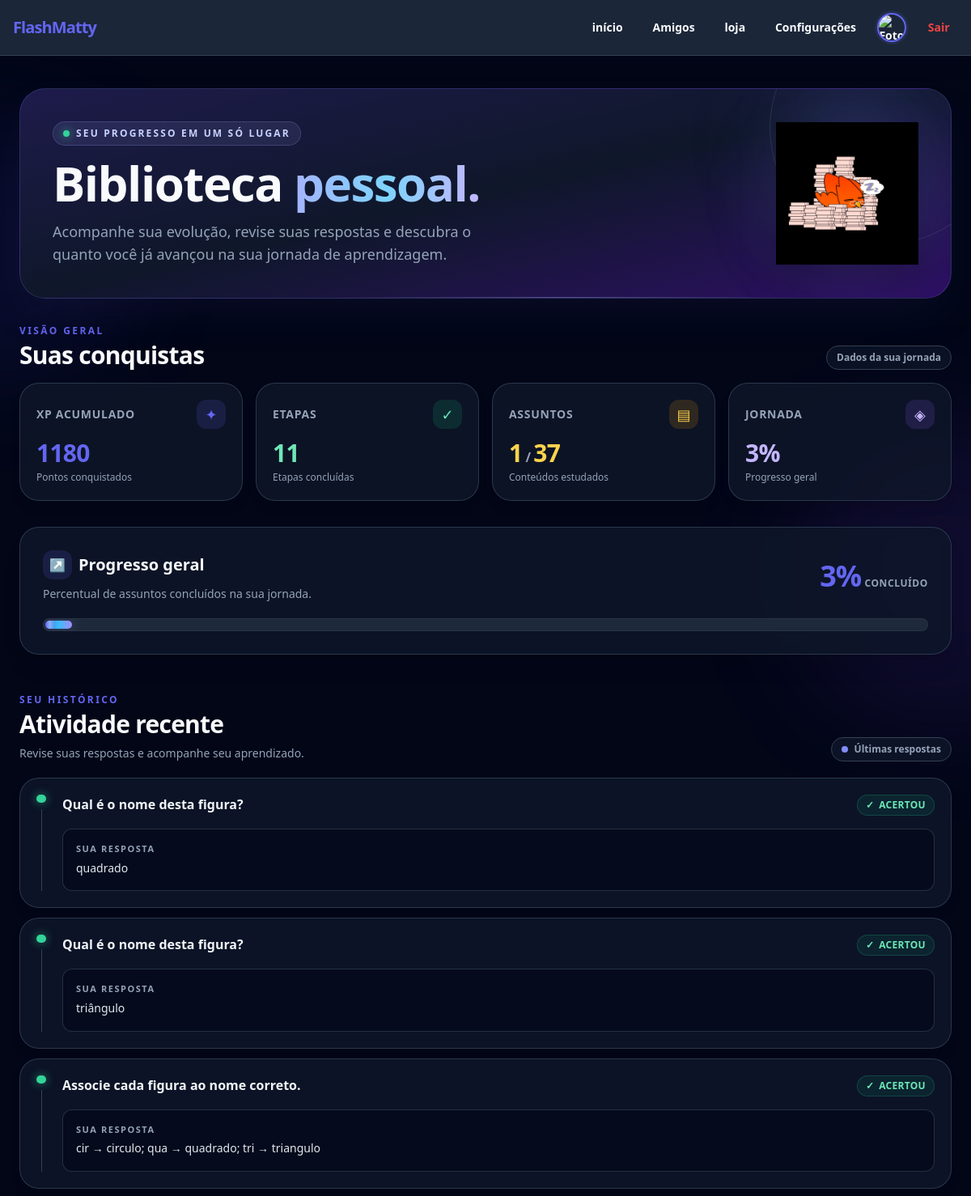
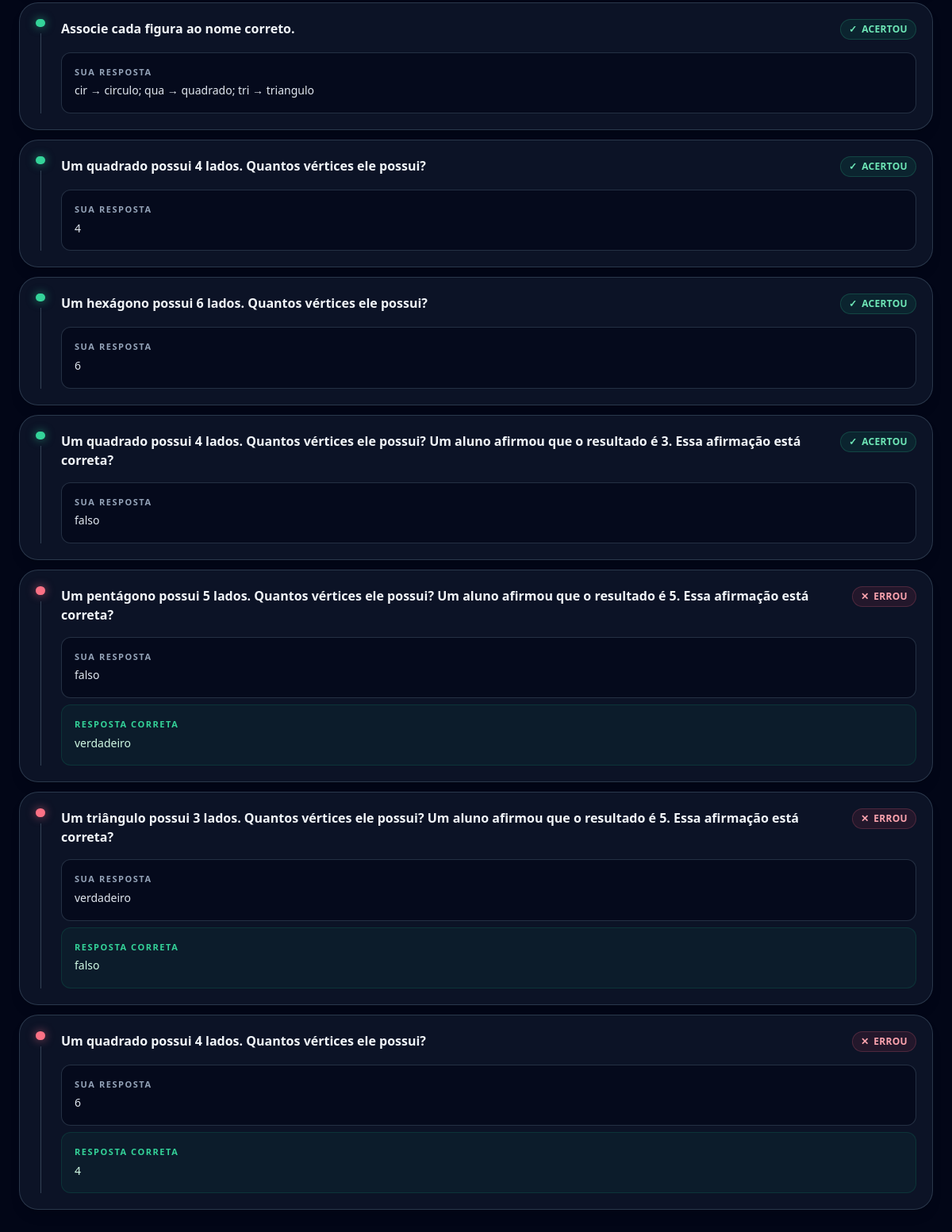
/biblioteca (signed in), run on the app's committed database (2 pictures, top to bottom).
### models.py (models this page shows, shortened)
class Usuario(UserMixin, db.Model):
    __tablename__ = "usuario"
    id = db.Column(
        db.Integer,
        primary_key=True
    )
    nome = db.Column(
        db.String(80),
        nullable=False
    )
    username = db.Column(
        db.String(40),
        unique=True,
        nullable=False
    )
    senha = db.Column(
        db.String(255),
        nullable=False
    )
    xp = db.Column(
        db.Integer,
        nullable=False,
        default=0
    )
    moedas = db.Column(
        db.Integer,
        nullable=False,
        default=0
    )
    acertos = db.Column(
        db.Integer,
        nullable=False,
        default=0
    )
    erros = db.Column(
        db.Integer,
        nullable=False,
        default=0
    )
    criado_em = db.Column(
        db.DateTime,
        nullable=False,
        default=datetime.utcnow
    )

class Resposta(db.Model):
    __tablename__ = "resposta"
    id = db.Column(
        db.Integer,
        primary_key=True
    )
    usuario_id = db.Column(
        db.Integer,
        db.ForeignKey("usuario.id"),
        nullable=False
    )
    ano = db.Column(
        db.String(30),
        nullable=False
    )
    tema = db.Column(
        db.String(60),
        nullable=False
    )
    assunto = db.Column(
        db.String(100),
        nullable=False
    )
    etapa = db.Column(
        db.String(30),
        nullable=False
    )
    pergunta = db.Column(
        db.Text,
        nullable=False
    )
    resposta_usuario = db.Column(
        db.String(100)
    )
    resposta_correta = db.Column(
        db.String(100),
        nullable=False
    )
    acertou = db.Column(
        db.Boolean,
        nullable=False
    )
    criado_em = db.Column(
        db.DateTime,
        nullable=False,
        default=datetime.utcnow
    )

### app.py (the view)
@app.route(
    "/biblioteca"
)
@login_required
def biblioteca():
    corrigir_usuario(
        current_user
    )
    progressos = (
        ProgressoAssunto.query
        .filter_by(
            usuario_id=
                current_user.id
        )
        .all()
    )
    etapas = (
        ProgressoEtapa.query
        .filter_by(
            usuario_id=
                current_user.id
        )
        .all()
    )
    total_assuntos = sum(
        len(
            tema[
                "assuntos"
            ]
        )
        for ano
        in CURRICULO.values()
        for tema
        in ano[
            "temas"
        ].values()
    )
    assuntos_concluidos = sum(
        1
        for progresso
        in progressos
        if progresso.concluido
    )
    etapas_concluidas = sum(
        1
        for progresso
        in etapas
        if progresso.concluida
    )
    if total_assuntos:
        progresso_geral = round(
            assuntos_concluidos
            /
            total_assuntos
            *
            100
        )
    else:
        progresso_geral = 0
    historico = (
        Resposta.query
        .filter_by(
            usuario_id=
                current_user.id
        )
        .order_by(
            Resposta.criado_em.desc()
        )
        .limit(
            10
        )
        .all()
    )
    return render_template(
        "biblioteca.html",
        total_assuntos=
            total_assuntos,
        assuntos_concluidos=
            assuntos_concluidos,
        etapas_concluidas=
            etapas_concluidas,
        progresso_geral=
            progresso_geral,
        historico=
            historico
    )

### templates/biblioteca.html (shortened to what this page needs)
{% extends "base.html" %}
{% block content %}
<div class="relative min-h-screen overflow-hidden bg-slate-950 px-4 py-8 text-white sm:px-6 sm:py-10">
    <div aria-hidden="true" class="pointer-events-none absolute -left-40 top-20 h-80 w-80 rounded-full bg-indigo-600/10 blur-3xl"></div>
    <div aria-hidden="true" class="pointer-events-none absolute -right-40 top-[28rem] h-96 w-96 rounded-full bg-violet-600/10 blur-3xl"></div>
    <div class="relative z-10 mx-auto max-w-6xl">
        <header class="biblioteca-enter relative overflow-hidden rounded-[2rem] border border-indigo-400/20 bg-gradient-to-br from-indigo-950 via-slate-900 to-violet-950 p-6 shadow-2xl shadow-indigo-950/30 sm:p-8 lg:p-10">
            <div aria-hidden="true" class="pointer-events-none absolute bottom-0 left-1/3 h-px w-1/2 bg-gradient-to-r from-transparent via-indigo-300/40 to-transparent"></div>
            <div class="relative z-10 flex flex-col items-center justify-between gap-7 sm:flex-row">
                <div class="max-w-2xl text-center sm:text-left">
                    <div class="inline-flex items-center gap-2 rounded-full border border-indigo-300/20 bg-indigo-300/10 px-3 py-1.5 text-xs font-black uppercase tracking-[.18em] text-indigo-200">
                        <span class="h-2 w-2 rounded-full bg-emerald-400 shadow-[0_0_12px_rgba(52,211,153,.8)]"></span>
                        Seu progresso em um só lugar
                    </div>
                    <h1 class="mt-4 text-4xl font-black tracking-tight sm:text-5xl lg:text-6xl">
                        Biblioteca
                        <span class="bg-gradient-to-r from-indigo-300 via-sky-300 to-violet-300 bg-clip-text text-transparent">pessoal.</span>
                    </h1>
                    <p class="mx-auto mt-4 max-w-xl text-base leading-relaxed text-slate-300 sm:mx-0 sm:text-lg">
                        Acompanhe sua evolução, revise suas respostas e descubra o quanto você já avançou na sua jornada de aprendizagem.
                    </p>
                </div>
                <div class="relative flex shrink-0 items-center justify-center">
                    <img
                        src="{{url_for('static', filename='img/icons/favicon.png')}}"
                        alt="Mascote da Biblioteca FlashMatty"
                        loading="lazy"
                        decoding="async"
                        class="biblioteca-mascote relative h-32 w-32 object-contain sm:h-44 sm:w-44"
                    >
                </div>
            </div>
        </header>
        <section aria-label="Resumo do desempenho" class="mt-8">
            <div class="mb-4 flex flex-wrap items-end justify-between gap-3">
                <div>
                    <p class="text-xs font-black uppercase tracking-[.2em] text-indigo-300">Visão geral</p>
                    <h2 class="mt-1 text-2xl font-black tracking-tight sm:text-3xl">Suas conquistas</h2>
                </div>
                <span class="rounded-full border border-slate-700 bg-slate-900/70 px-3 py-1.5 text-xs font-bold text-slate-400">
                    Dados da sua jornada
                </span>
            </div>
            <div class="grid grid-cols-2 gap-3 sm:gap-4 lg:grid-cols-4">
                <article class="biblioteca-stat biblioteca-enter biblioteca-delay-1 rounded-2xl border border-slate-700/80 bg-slate-900/80 p-4 shadow-lg shadow-black/10 backdrop-blur sm:rounded-3xl sm:p-5">
                    <div class="flex items-center justify-between gap-2">
                        <p class="text-xs font-black uppercase tracking-wider text-slate-400 sm:text-sm">XP acumulado</p>
                        <span class="flex h-9 w-9 items-center justify-center rounded-xl bg-indigo-500/15 text-lg text-indigo-300">✦</span>
                    </div>
                    <strong class="mt-3 block text-2xl font-black tracking-tight text-indigo-300 sm:text-3xl">{{ current_user.xp or 0 }}</strong>
                    <p class="mt-1 text-xs text-slate-500">Pontos conquistados</p>
                </article>
                <article class="biblioteca-stat biblioteca-enter biblioteca-delay-1 rounded-2xl border border-slate-700/80 bg-slate-900/80 p-4 shadow-lg shadow-black/10 backdrop-blur sm:rounded-3xl sm:p-5">
                    <div class="flex items-center justify-between gap-2">
                        <p class="text-xs font-black uppercase tracking-wider text-slate-400 sm:text-sm">Etapas</p>
                        <span class="flex h-9 w-9 items-center justify-center rounded-xl bg-emerald-500/15 text-lg text-emerald-300">✓</span>
                    </div>
                    <strong class="mt-3 block text-2xl font-black tracking-tight text-emerald-300 sm:text-3xl">{{ etapas_concluidas }}</strong>
                    <p class="mt-1 text-xs text-slate-500">Etapas concluídas</p>
                </article>
                <article class="biblioteca-stat biblioteca-enter biblioteca-delay-2 rounded-2xl border border-slate-700/80 bg-slate-900/80 p-4 shadow-lg shadow-black/10 backdrop-blur sm:rounded-3xl sm:p-5">
                    <div class="flex items-center justify-between gap-2">
                        <p class="text-xs font-black uppercase tracking-wider text-slate-400 sm:text-sm">Assuntos</p>
                        <span class="flex h-9 w-9 items-center justify-center rounded-xl bg-amber-500/15 text-lg text-amber-300">▤</span>
                    </div>
                    <strong class="mt-3 block text-2xl font-black tracking-tight text-amber-300 sm:text-3xl">{{ assuntos_concluidos }}<span class="mx-1 text-base font-semibold text-slate-500">/</span>{{ total_assuntos }}</strong>
                    <p class="mt-1 text-xs text-slate-500">Conteúdos estudados</p>
                </article>
                <article class="biblioteca-stat biblioteca-enter biblioteca-delay-2 rounded-2xl border border-slate-700/80 bg-slate-900/80 p-4 shadow-lg shadow-black/10 backdrop-blur sm:rounded-3xl sm:p-5">
                    <div class="flex items-center justify-between gap-2">
                        <p class="text-xs font-black uppercase tracking-wider text-slate-400 sm:text-sm">Jornada</p>
                        <span class="flex h-9 w-9 items-center justify-center rounded-xl bg-violet-500/15 text-lg text-violet-300">◈</span>
                    </div>
                    <strong class="mt-3 block text-2xl font-black tracking-tight text-violet-300 sm:text-3xl">{{ progresso_geral }}%</strong>
                    <p class="mt-1 text-xs text-slate-500">Progresso geral</p>
                </article>
            </div>
        </section>
        <section aria-label="Progresso geral" class="biblioteca-enter biblioteca-delay-2 mt-6 overflow-hidden rounded-3xl border border-slate-700/80 bg-slate-900/85 p-5 shadow-xl shadow-black/10 backdrop-blur sm:mt-8 sm:p-7">
            <div class="flex flex-col justify-between gap-4 sm:flex-row sm:items-center">
                <div>
                    <div class="flex items-center gap-2">
                        <span class="flex h-9 w-9 items-center justify-center rounded-xl bg-indigo-500/15 text-indigo-300">↗</span>
                        <h2 class="text-lg font-black sm:text-xl">Progresso geral</h2>
                    </div>
                    <p class="mt-2 text-sm text-slate-400">Percentual de assuntos concluídos na sua jornada.</p>
                </div>
                <div class="flex items-baseline gap-1 sm:text-right">
                    <strong class="text-4xl font-black tracking-tight text-indigo-300">{{ progresso_geral }}%</strong>
                    <span class="text-xs font-bold uppercase tracking-wider text-slate-500">concluído</span>
                </div>
            </div>
            <div
                class="mt-5 h-4 overflow-hidden rounded-full border border-white/5 bg-slate-800 p-[2px]"
                role="progressbar"
                aria-label="Progresso geral da jornada"
                aria-valuenow="{{ progresso_geral }}"
                aria-valuemin="0"
                aria-valuemax="100"
            >
                <div
                    class="biblioteca-progress-fill h-full rounded-full bg-gradient-to-r from-indigo-500 via-sky-400 to-violet-400 shadow-[0_0_16px_rgba(129,140,248,.35)]"
                    style="width: {{ progresso_geral }}%"
                ></div>
            </div>
        </section>
        <section class="mt-10 sm:mt-12">
            <div class="flex flex-col justify-between gap-2 sm:flex-row sm:items-end">
                <div>
                    <p class="text-xs font-black uppercase tracking-[.2em] text-indigo-300">Seu histórico</p>
                    <h2 class="mt-1 text-2xl font-black tracking-tight sm:text-3xl">Atividade recente</h2>
                    <p class="mt-2 text-sm text-slate-400">Revise suas respostas e acompanhe seu aprendizado.</p>
                </div>
                <span class="inline-flex w-fit items-center gap-2 rounded-full border border-slate-700 bg-slate-900/80 px-3 py-1.5 text-xs font-bold text-slate-400">
                    <span class="h-2 w-2 rounded-full bg-indigo-400"></span>
                    Últimas respostas
                </span>
            </div>
            <div class="mt-5 space-y-3">
                {% for item in historico %}
                    <article class="biblioteca-result biblioteca-enter flex gap-4 rounded-2xl border border-slate-700/80 bg-slate-900/85 p-4 shadow-lg shadow-black/10 backdrop-blur sm:gap-5 sm:rounded-3xl sm:p-5">
                        <div class="hidden shrink-0 flex-col items-center sm:flex">
                            <span class="h-3 w-3 rounded-full {% if item.acertou %}bg-emerald-400 shadow-[0_0_12px_rgba(52,211,153,.6)]{% else %}bg-rose-400 shadow-[0_0_12px_rgba(251,113,133,.6)]{% endif %}"></span>
                        </div>
                        <div class="min-w-0 flex-1">
                            <div class="flex items-start justify-between gap-3">
                                <p class="font-bold leading-relaxed text-slate-100 sm:text-base">{{ item.pergunta }}</p>
                                {% if item.acertou %}
                                    <span class="biblioteca-status inline-flex shrink-0 items-center gap-1.5 rounded-full border border-emerald-400/20 bg-emerald-500/10 px-2.5 py-1 text-[11px] font-black uppercase tracking-wide text-emerald-300 sm:text-xs">
                                        <span>✓</span> Acertou
                                    </span>
                                {% else %}
                                    <span class="inline-flex shrink-0 items-center gap-1.5 rounded-full border border-rose-400/20 bg-rose-500/10 px-2.5 py-1 text-[11px] font-black uppercase tracking-wide text-rose-300 sm:text-xs">
                                        <span>✕</span> Errou
                                    </span>
                                {% endif %}
                            </div>
                            <div class="mt-4 rounded-xl border border-slate-700/70 bg-slate-950/60 p-3 sm:p-4">
                                <p class="text-[11px] font-black uppercase tracking-[.14em] text-slate-500">Sua resposta</p>
                                <p class="mt-1 break-words text-sm leading-relaxed text-slate-200">{{ item.resposta_usuario }}</p>
                            </div>
                            {% if not item.acertou %}
                                <div class="mt-2 rounded-xl border border-emerald-500/15 bg-emerald-500/[.06] p-3 sm:p-4">
                                    <p class="text-[11px] font-black uppercase tracking-[.14em] text-emerald-400">Resposta correta</p>
                                    <p class="mt-1 break-words text-sm leading-relaxed text-emerald-100">{{ item.resposta_correta }}</p>
                                </div>
                            {% endif %}
                        </div>
                    </article>
                {% endfor %}
            </div>
        </section>
    </div>
</div>
{% endblock %}

### data on the page
Usuario: xp "1180"
Resposta: acertou True (drawn), pergunta "Qual é o nome desta figura?", resposta_usuario "quadrado"
Resposta: acertou True (drawn), pergunta "Qual é o nome desta figura?", resposta_usuario "triângulo"
Resposta: acertou True (drawn), pergunta "Associe cada figura ao nome correto.", resposta_usuario "cir → circulo; qua → quadrado; tri → triangulo"
Resposta: acertou True (drawn), pergunta "Associe cada figura ao nome correto.", resposta_usuario "cir → circulo; qua → quadrado; tri → triangulo"
Resposta: acertou True (drawn), pergunta "Um quadrado possui 4 lados. Quantos vértices ele possui?", resposta_usuario "4"
Resposta: acertou True (drawn), pergunta "Um hexágono possui 6 lados. Quantos vértices ele possui?", resposta_usuario "6"
Resposta: acertou True (drawn), pergunta "Um quadrado possui 4 lados. Quantos vértices ele possui? Um aluno afirmou que o resultado é 3. Essa afirmação está correta?", resposta_usuario "falso"
Resposta: acertou False (drawn), pergunta "Um pentágono possui 5 lados. Quantos vértices ele possui? Um aluno afirmou que o resultado é 5. Essa afirmação está correta?", resposta_usuario "falso", resposta_correta "verdadeiro"
Resposta: acertou False (drawn), pergunta "Um triângulo possui 3 lados. Quantos vértices ele possui? Um aluno afirmou que o resultado é 5. Essa afirmação está correta?", resposta_usuario "verdadeiro", resposta_correta "falso"
Resposta: acertou False (drawn), pergunta "Um quadrado possui 4 lados. Quantos vértices ele possui?", resposta_usuario "6", resposta_correta "4"

### other printed values
{{ etapas_concluidas }} "11"
{{ assuntos_concluidos }} "1"
{{ total_assuntos }} "37"
{{ progresso_geral }} "3"
